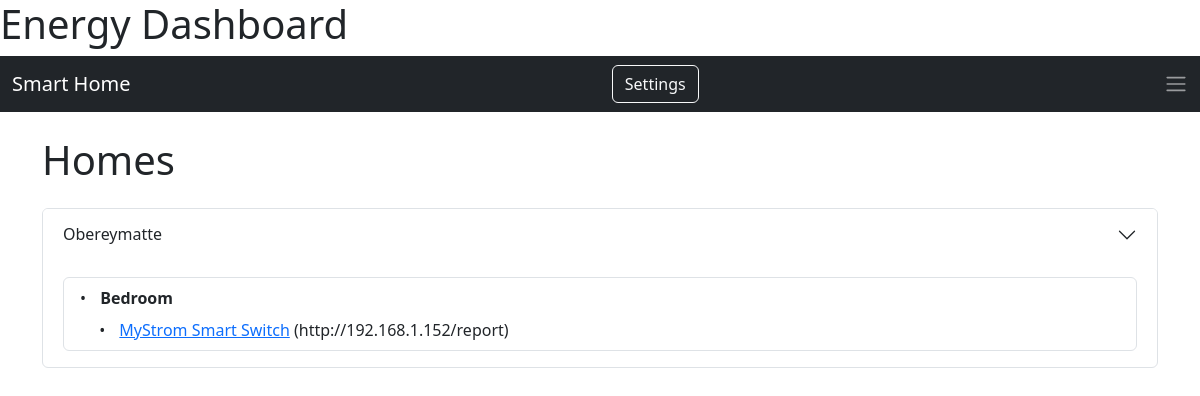
Before: / with the older database file.
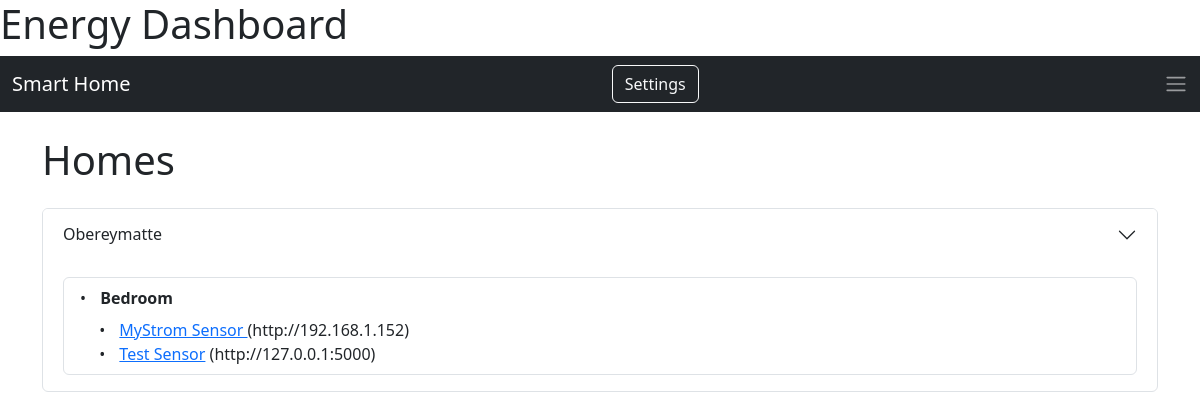
After: the same page with the newer database file.
### app.py (models this page shows)
class Home(db.Model):
    id = db.Column(db.Integer, primary_key=True)
    name = db.Column(db.String, nullable=False)
    rooms = db.relationship('Room', backref='home', cascade="all, delete-orphan") # Cascade und delete-orphan sagt SQLAlchemy, dass alle untergeordneten Objekte (?) bei Löschen auch entfernt werden sollen

class Room(db.Model):
    id = db.Column(db.Integer, primary_key=True)
    name = db.Column(db.String, nullable=False)
    home_id = db.Column(db.Integer, db.ForeignKey('home.id'), nullable=False)
    sensors = db.relationship('Sensor', backref='room', cascade="all, delete-orphan")

class Sensor(db.Model):
    id = db.Column(db.Integer, primary_key=True)
    name = db.Column(db.String, nullable=False)
    url = db.Column(db.String, nullable=False)
    data_endpoint = db.Column(db.String, nullable=True) # Optionales Feld für den Endpunkt der Sensordaten
    relay_endpoint = db.Column(db.String, nullable=True) # Optionales Feld für den Endpunkt zum Schalten des Relais
    room_id = db.Column(db.Integer, db.ForeignKey('room.id'), nullable=False)
    measurements = db.relationship('Measurement', backref='sensor', cascade="all, delete-orphan")

### app.py (the view)
@app.route('/')
def index():
    homes = Home.query.all()
    return render_template('index.html', homes=homes)

### templates/index.html (shortened to what this page needs)
{% extends 'base.html' %}
{% block head %}
<h1>Energy Dashboard</h1>
{% endblock %}
{% block body %}
<h1 class="mb-4">Homes</h1>
<div class="accordion" id="homeAccordion">
  {% for home in homes %}
    <div class="accordion-item">
      <h2 class="accordion-header" id="headingHome{{ home.id }}">
        <button class="accordion-button collapsed" type="button" data-bs-toggle="collapse" data-bs-target="#collapseHome{{ home.id }}" aria-expanded="true" aria-controls="collapseHome{{ home.id }}">
          {{ home.name }}
        </button>
      </h2>
      <div id="collapseHome{{ home.id }}" class="accordion-collapse collapse show" aria-labelledby="headingHome{{ home.id }}" data-bs-parent="#homeAccordion">
        <div class="accordion-body">
          <ul class="list-group">
            {% for room in home.rooms %}
              <li class="list-group-item">
                <strong>{{ room.name }}</strong>
                <ul class="mt-2">
                  {% for sensor in room.sensors %}
                    <li>
                      <a href="{{ url_for('sensor_detail', sensor_id=sensor.id) }}">{{ sensor.name }}</a>
                      ({{ sensor.url }})
                    </li>
                  {% else %}
                    <li class="text-muted">No sensors yet.</li>
                  {% endfor %}
                </ul>
              </li>
            {% else %}
              <li class="text-muted">No rooms yet.</li>
            {% endfor %}
          </ul>
        </div>
      </div>
    </div>
  {% else %}
    <p class="text-muted">No homes yet.</p>
  {% endfor %}
</div>
{% endblock %}

Changed rows visible on the page:
removed Sensor: name "MyStrom Smart Switch", url "http://192.168.1.152/report"
added Sensor: name "MyStrom Sensor", url "http://192.168.1.152"
added Sensor: name "Test Sensor", url "http://127.0.0.1:5000"
